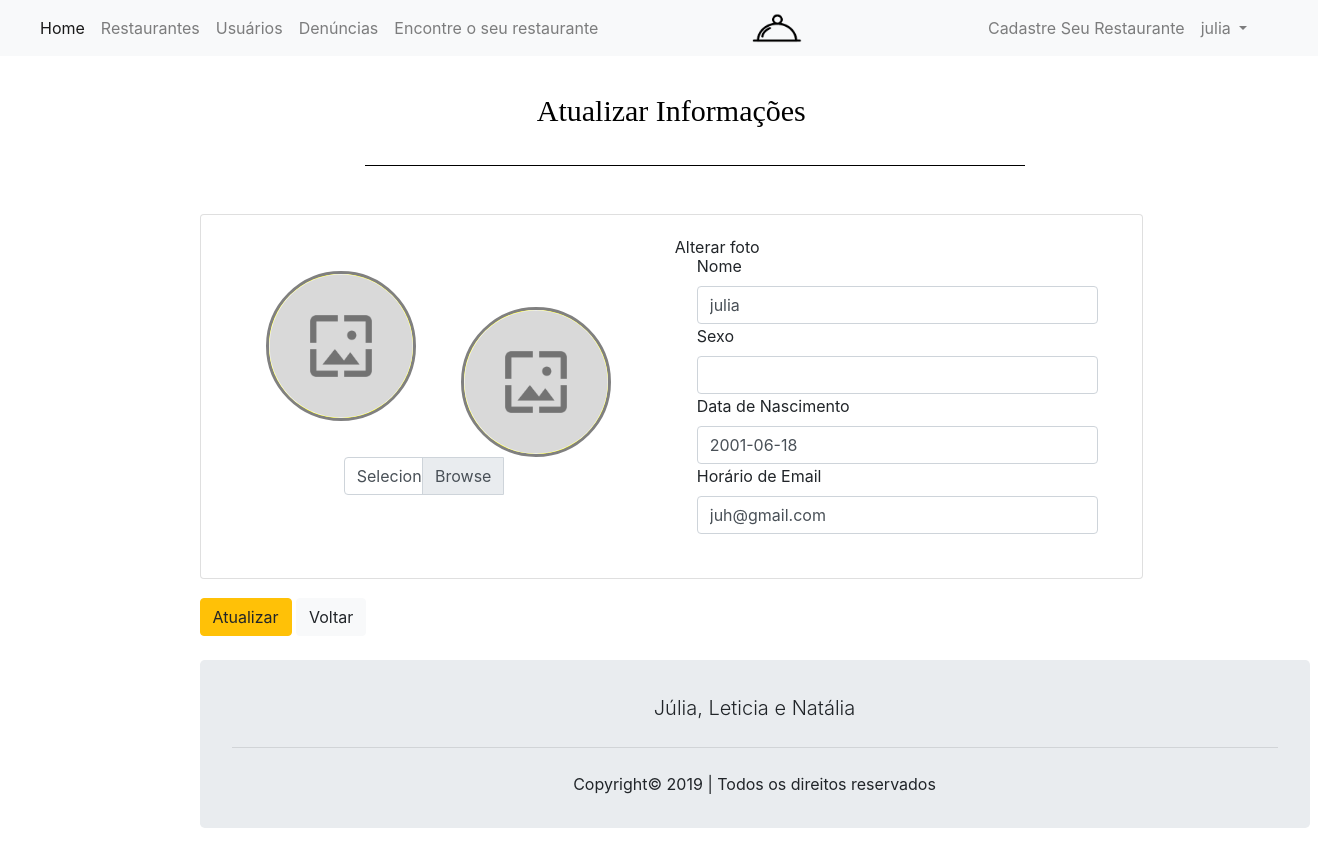
Page /update_usuario.php?id_user=3 (signed in) on the earlier database version.
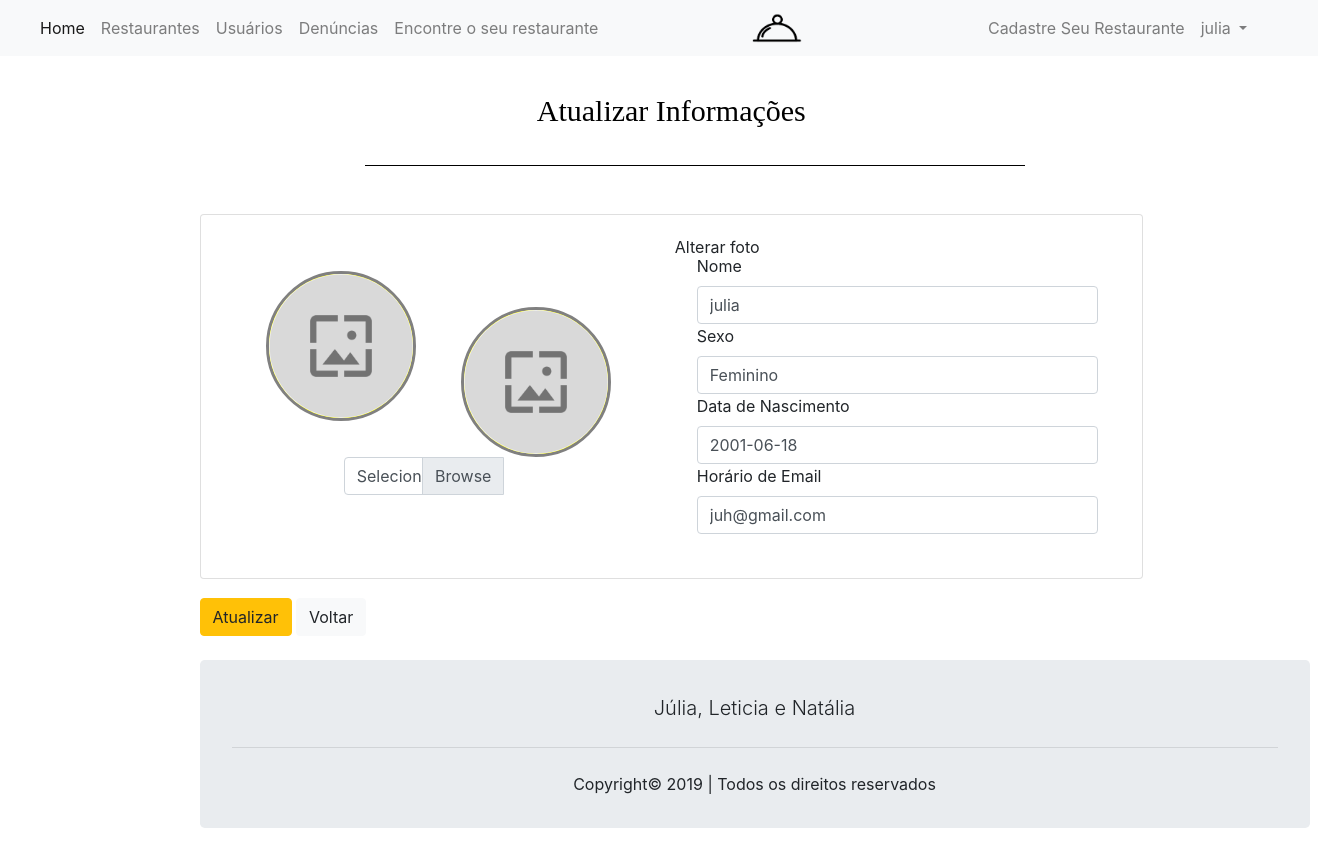
Same page on the later database version.
### tables this page shows
CREATE TABLE `usuario` (
  `id_user` int(11) NOT NULL,
  `nome` varchar(100) NOT NULL,
  `sexo` varchar(9) NOT NULL,
  `dt_nascimento` date NOT NULL,
  `email` varchar(80) NOT NULL,
  `senha` varchar(100) NOT NULL,
  `tipo_user_id_tip` int(80) NOT NULL
);

### update_usuario.php (the view, shortened to what the changed rows need)
<?php
$id_user = null;
if ( !empty($_GET['id_user']))
{
    $id_user = $_REQUEST['id_user'];
}
if ( !empty($_POST)){
    $nomeErro = null;
    $sexoErro = null;
    $dt_nascimentoErro = null;
    $emailErro = null;
    $nome = $_POST['nome'];
    $sexo = $_POST['sexo'];
    $dt_nascimento = $_POST['dt_nascimento'];
    $email = $_POST['email'];
    $imagens = $_FILES['imagens'];
    $validacao = true;
    if (empty($nome))
    {
        $nomeErro = 'Por favor digite o nome!';
        $validacao = false;
    }
    if (empty($sexo))
    {
        $sexoErro = 'Por favor selecione seu sexo!';
        $validacao = false;
    }
    if (empty($dt_nascimento))
    {
        $dt_nascimentoErro = 'Por favor digite o horrário de funcionamento!';
        $validacao = false;
    }
    if ( !filter_var($email,FILTER_VALIDATE_EMAIL) )
    {
        $emailErro = 'Por favor digite seu email!';
        $validacao = false;
    }
    if ($validacao)
    {
        $pdo = Banco::conectar();
        $pdo->setAttribute(PDO::ATTR_ERRMODE, PDO::ERRMODE_EXCEPTION);
        $sql = "UPDATE usuario set nome = ?, sexo = ?, dt_nascimento = ?, email = ? WHERE id_user = ?";
        $q = $pdo->prepare($sql);
        $q->execute(array($nome,$sexo,$dt_nascimento,$email,$id_user));
        $last_id = $pdo->lastInsertId();
        $target_dir = "imagens/";
        $count_img = 0;
        $uploaddir = $target_dir . "usuarios/". $last_id . "/";
        if (!is_dir($uploaddir)) {
            mkdir($uploaddir);
        }
        foreach ($imagens['name'] as $imagem) {
            $target_file = $uploaddir . $count_img."-".basename($imagem);
            move_uploaded_file($imagens["tmp_name"][$count_img], $target_file);
            $count_img = $count_img + 1;
        }
        Banco::desconectar();
        exit;
        header("Location: login.php");
    }
}
else
{
    $pdo = Banco::conectar();
    $pdo->setAttribute(PDO::ATTR_ERRMODE, PDO::ERRMODE_EXCEPTION);
    $sql = "SELECT * FROM usuario where id_user = ?";
    $q = $pdo->prepare($sql);
    $q->execute(array($id_user));
    $data = $q->fetch(PDO::FETCH_ASSOC);
    $nome = $data['nome'];
    $sexo = $data['sexo'];
    $dt_nascimento = $data['dt_nascimento'];
    $email = $data['email'];
}
?>
<!DOCTYPE html>
<html lang="pt-br">
<head>
    <link rel="stylesheet" href="assets/css/bootstrap.min.css">
</head>
<br>
<body>
    <div class="container" style="margin-left: 14%">
        <div style="width: 85%">
      <div class="span10 offset1">
        <div class="card">
            <div class="card-body">
             <?php
             $id_user= $_GET['id_user'];
        ?>
    <div style="margin-left: 11%">
        <a style="margin-left: 8%">Alterar foto</a><br><br>
    <div style="width: 50%; margin-left: 47%; margin-top: -32%">
        <form class="form-horizontal" action="./update_usuario.php?id_user=<?php echo $id_user?>" method="post">
            <div class="control-group <?php echo !empty($nomeErro)?'error':'';?>">
                <div class="controls">
                    <input name="nome" class="form-control" size="50" type="text" placeholder="Nome" value="<?php echo !empty($nome)?$nome:'';?>">
                </div>
            </div>
            <div class="control-group <?php echo !empty($sexoErro)?'error':'';?>">
                <div class="controls">
                    <input name="sexo" class="form-control" size="50" type="text" value="<?php echo !empty($sexo)?$sexo:'';?>">
                </div>
            </div>
            <div class="control-group <?php echo !empty($dt_nascimentoErro)?'error':'';?>">
                <div class="controls">
                    <input name="dt_nascimento" class="form-control" size="30" type="text" placeholder="Telefone" value="<?php echo !empty($dt_nascimento)?$dt_nascimento:'';?>">
                </div>
            </div>
            <div class="control-group <?php echo !empty($emailErro)?'error':'';?>">
                <div class="controls">
                    <input name="email" class="form-control" size="30" type="text" placeholder="Digite aqui" value="<?php echo !empty($email)?$email:'';?>">
                </div>
            </div>
        </div>
    </body>
<br/>
</body>
</html>
<?php
include "rodape.php";
?>

Differences in the rows shown:
changed usuario "julia": sexo (not shown) → "Feminino"
